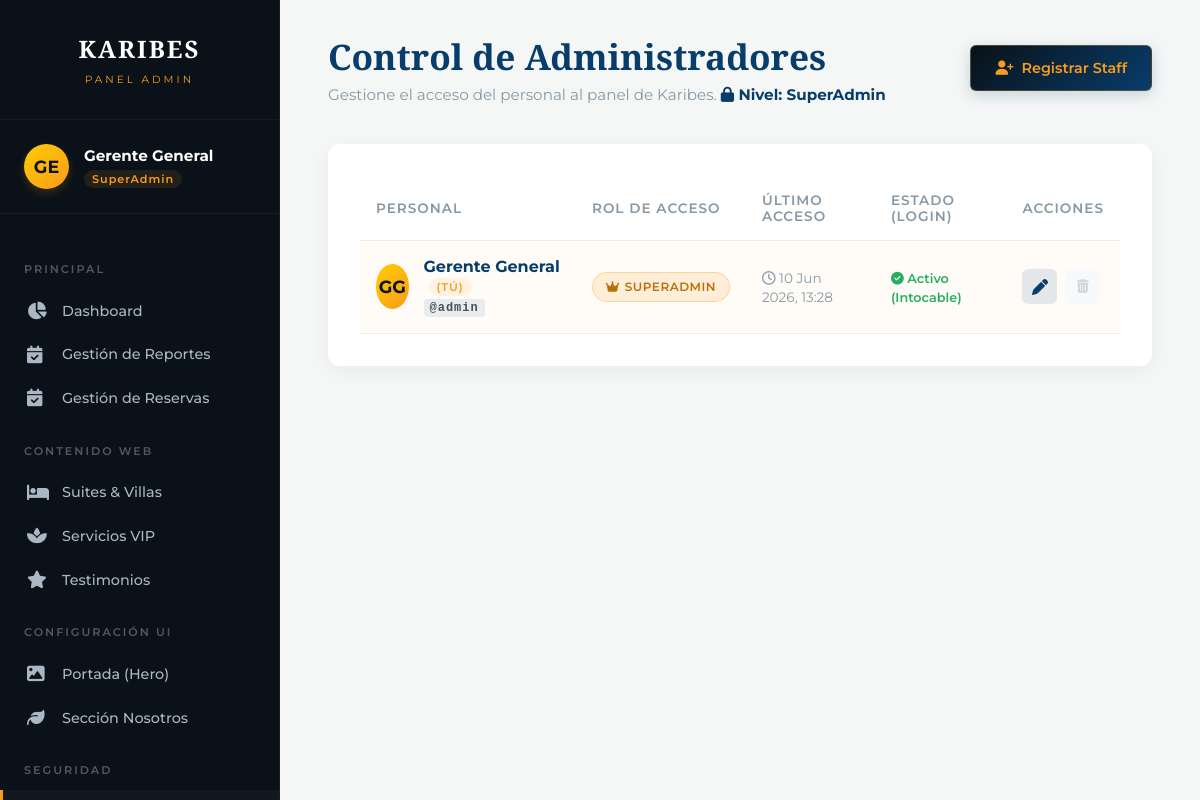
Screenshot of /admin/usuarios.php (signed in) with the database file from the repository.
### tables this page shows
CREATE TABLE `usuarios_admin` (
  `id` int(11) NOT NULL,
  `usuario` varchar(50) NOT NULL COMMENT 'Usuario para el login',
  `password` varchar(255) NOT NULL COMMENT 'Hash de contraseña (BCRYPT)',
  `nombre_completo` varchar(100) NOT NULL,
  `rol` enum('SuperAdmin','Recepcion','Marketing') DEFAULT 'SuperAdmin',
  `ultimo_acceso` datetime DEFAULT NULL,
  `estado` tinyint(1) DEFAULT 1 COMMENT '1: Activo, 0: Suspendido'
);

### admin/usuarios.php (the view, shortened to what this page needs)
<?php
try {
    $db = new Conexion();
    $conn = $db->conectar();
    $stmtUsuarios = $conn->query("SELECT * FROM usuarios_admin ORDER BY FIELD(rol, 'SuperAdmin', 'Recepcion', 'Marketing'), nombre_completo ASC");
    $usuarios = $stmtUsuarios->fetchAll();
} catch (PDOException $e) {
    error_log("Error cargando Usuarios: " . $e->getMessage());
    $usuarios = [];
    $mensajeAccion = "<div class='alert alert-danger'><i class='fa-solid fa-triangle-exclamation'></i> Error conectando a la base de datos.</div>";
}
?>
<!DOCTYPE html>
<html lang="es">
<head>
    <link rel="stylesheet" href="https://cdnjs.cloudflare.com/ajax/libs/font-awesome/6.4.0/css/all.min.css">
</head>
<body>
    <?php include 'includes/sidebar.php'; ?>
    <div class="main-content">
        <div class="dashboard-header">
            <div class="welcome-text">
                <h1>Control de Administradores</h1>
                <p>Gestione el acceso del personal al panel de Karibes. <strong style="color:var(--color-primary);"><i class="fa-solid fa-lock"></i> Nivel: SuperAdmin</strong></p>
            </div>
            <a href="usuario_form.php" class="btn-add">
                <i class="fa-solid fa-user-plus"></i> Registrar Staff
            </a>
        </div>
        <div class="table-container">
            <table>
                <thead>
                    <tr>
                        <th>Personal</th>
                        <th>Rol de Acceso</th>
                        <th>Último Acceso</th>
                        <th>Estado (Login)</th>
                        <th>Acciones</th>
                    </tr>
                </thead>
                <tbody>
                    <?php foreach ($usuarios as $usr):
                        $esMiUsuario = ($usr['id'] == $_SESSION['admin_id']);
                        $palabras = explode(' ', $usr['nombre_completo']);
                        $iniciales = strtoupper(substr($palabras[0], 0, 1) . (isset($palabras[1]) ? substr($palabras[1], 0, 1) : ''));
                        $ultimoAcceso = !empty($usr['ultimo_acceso']) ? date('d M Y, H:i', strtotime($usr['ultimo_acceso'])) : 'Nunca ha iniciado sesión';
                        $iconoRol = 'fa-user';
                        if($usr['rol'] == 'SuperAdmin') $iconoRol = 'fa-crown';
                    ?>
                        <tr class="<?php echo $esMiUsuario ? 'current-user-row' : ''; ?>">
                            <td>
                                <div class="user-profile-cell">
                                    <div class="avatar-initials" style="<?php echo $usr['rol'] == 'SuperAdmin' ? 'background: linear-gradient(135deg, #FFCC00 0%, #F89C1D 100%); color: #0A1118;' : ''; ?>">
                                        <?php echo $iniciales; ?>
                                    </div>
                                    <div class="user-info">
                                        <strong>
                                            <?php echo htmlspecialchars($usr['nombre_completo']); ?>
                                            <?php if($esMiUsuario) echo '<span class="current-user-tag">(TÚ)</span>'; ?>
                                        </strong>
                                        <span class="username-tag">@<?php echo htmlspecialchars($usr['usuario']); ?></span>
                                    </div>
                                </div>
                            </td>
                            <td>
                                <span class="role-badge role-<?php echo $usr['rol']; ?>">
                                    <i class="fa-solid <?php echo $iconoRol; ?>"></i> <?php echo $usr['rol']; ?>
                                </span>
                            </td>
                            <td>
                                <span style="font-size: 0.85rem; color: var(--color-muted);"><i class="fa-regular fa-clock"></i> <?php echo $ultimoAcceso; ?></span>
                            </td>
                            <td>
                                <?php if ($esMiUsuario): ?>
                                    <span style="font-size: 0.8rem; color: #27AE60; font-weight:600;"><i class="fa-solid fa-circle-check"></i> Activo (Intocable)</span>
                                <?php endif; ?>
                            </td>
                            <td>
                                <div class="actions-group">
                                    <a href="usuario_form.php?id=<?php echo $usr['id']; ?>" class="btn-action btn-edit" title="Editar Credenciales">
                                        <i class="fa-solid fa-pen"></i>
                                    </a>
                                    <?php if ($esMiUsuario): ?>
                                        <button type="button" class="btn-action btn-disabled" title="No puedes eliminarte a ti mismo" disabled>
                                            <i class="fa-solid fa-trash-can"></i>
                                        </button>
                                    <?php else: ?>
                                        <button type="button" class="btn-action btn-delete" title="Eliminar Personal" onclick="confirmarEliminacion(<?php echo $usr['id']; ?>, '<?php echo addslashes(htmlspecialchars($usr['nombre_completo'])); ?>')">
                                            <i class="fa-solid fa-trash-can"></i>
                                        </button>
                                    <?php endif; ?>
                                </div>
                            </td>
                        </tr>
                    <?php endforeach; ?>
                </tbody>
            </table>
        </div>
    </div>
</body>
</html>

### admin/usuarios.php (style rules this page uses)
:root { --color-bg: #F4F7F6; --color-dark: #0A1118; --color-primary: #083D6B; --color-gold: #F89C1D; --color-white: #FFFFFF; --color-text: #2C3E50; --color-muted: #8798A5; --color-danger: #E74C3C; --shadow-card: 0 5px 20px rgba(0,0,0,0.05); }
* { margin: 0; padding: 0; box-sizing: border-box; font-family: 'Montserrat', sans-serif; }
body { background-color: var(--color-bg); color: var(--color-text); }
.main-content { margin-left: 280px; padding: 2rem 3rem; min-height: 100vh; }
.dashboard-header { display: flex; justify-content: space-between; align-items: center; margin-bottom: 2.5rem; }
.welcome-text h1 { font-family: 'Playfair Display', serif; color: var(--color-primary); font-size: 2.2rem; margin-bottom: 0.3rem; }
.welcome-text p { color: var(--color-muted); font-size: 0.95rem; }
.btn-add { background: linear-gradient(135deg, var(--color-dark) 0%, var(--color-primary) 100%); color: var(--color-gold); padding: 0.8rem 1.5rem; border-radius: 6px; text-decoration: none; font-weight: 600; font-size: 0.9rem; display: inline-flex; align-items: center; gap: 8px; box-shadow: 0 4px 15px rgba(8, 61, 107, 0.2); transition: all 0.3s ease; border: 1px solid rgba(248, 156, 29, 0.3); }
.table-container { background: var(--color-white); border-radius: 12px; box-shadow: var(--shadow-card); padding: 2rem; overflow-x: auto; }
table { width: 100%; border-collapse: collapse; }
th, td { padding: 1rem; text-align: left; border-bottom: 1px solid #EEEEEE; vertical-align: middle; }
th { color: var(--color-muted); font-size: 0.85rem; text-transform: uppercase; letter-spacing: 1px; font-weight: 600; }
.user-profile-cell { display: flex; align-items: center; gap: 15px; }
.avatar-initials { width: 45px; height: 45px; border-radius: 50%; display: flex; align-items: center; justify-content: center; font-weight: 700; font-size: 1.1rem; color: var(--color-white); background: var(--color-primary); }
.user-info strong { color: var(--color-primary); display: block; font-size: 1rem; }
.user-info span { color: var(--color-muted); font-size: 0.8rem; }
.user-info .username-tag { background: #E9ECEF; padding: 2px 6px; border-radius: 4px; font-family: monospace; font-size: 0.75rem; color: #495057; }
.role-badge { padding: 0.4rem 0.8rem; border-radius: 20px; font-size: 0.75rem; font-weight: 600; text-transform: uppercase; letter-spacing: 0.5px; display: inline-flex; align-items: center; gap: 5px; }
.role-SuperAdmin { background: rgba(248, 156, 29, 0.15); color: #B9710B; border: 1px solid rgba(248, 156, 29, 0.3); }
.current-user-row { background-color: rgba(248, 156, 29, 0.03); }
.current-user-tag { font-size: 0.7rem; color: var(--color-gold); font-weight: 600; margin-left: 5px; text-transform: uppercase; }
.actions-group { display: flex; gap: 8px; }
.btn-action { width: 35px; height: 35px; display: inline-flex; align-items: center; justify-content: center; border-radius: 6px; text-decoration: none; transition: all 0.3s ease; border: none; cursor: pointer; }
.btn-edit { background: rgba(8, 61, 107, 0.1); color: var(--color-primary); }
.btn-disabled { background: #F8F9FA; color: #CED4DA; cursor: not-allowed; }

### admin/includes/sidebar.php (style rules this page uses)
.user-info span { display: inline-block; background: rgba(248, 156, 29, 0.1); color: #F89C1D; padding: 2px 8px; border-radius: 12px; font-size: 0.7rem; font-weight: 600; letter-spacing: 1px; }

### rows the page displays
usuarios_admin: nombre_completo "GG", nombre_completo "Gerente General", shows "(TÚ)", usuario "admin", rol "SUPERADMIN", ultimo_acceso "10 Jun 2026, 13:28", shows "Activo (Intocable)"

### other values shown
$iniciales "GE"
$nombreAdmin "Gerente General"
$rolAdmin "SuperAdmin"
